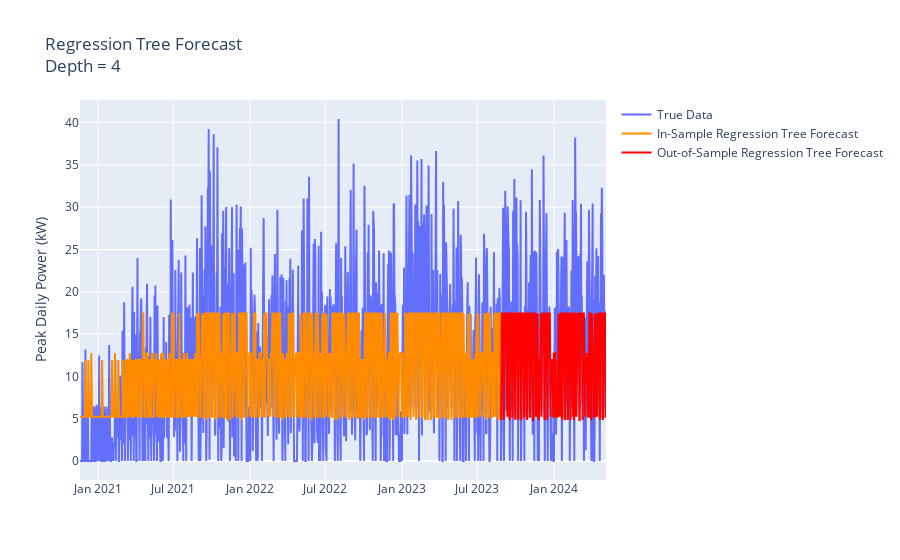

Notebook cell for this chart:
### Markdown cell above
#### Best Regularized Tree Model

Here we used our found $\alpha$ value to create a regression tree.

### Code cell
# Create regressor object
reg_regressor = DecisionTreeRegressor(ccp_alpha=best_alpha)

# Fit and predict model
reg_regressor.fit(X_train, Y_train)

dtree_test_predictions = reg_regressor.predict(X_test)

fig = go.Figure()
fig.add_trace(
    go.Scatter(x = dailydemand.index , y = dailydemand["peak_power_kW"], name = "True Data", hovertext=dailydemand["day"])
)
fig.add_trace(
    go.Scatter(x = X_train.index, y = reg_regressor.predict(X_train) , name = "In-Sample Regression Tree Forecast" , line= {"color":"#FF8C00"},hovertext=dailydemand["day"])
)
fig.add_trace(
    go.Scatter(x = X_test.index,
               y = dtree_test_predictions, name = "Out-of-Sample Regression Tree Forecast" , line= {"color":"Red"}, hovertext=dailydemand["day"].loc[dailydemand.index >= test.index[0]])
)
fig.update_layout({"title" : f"Regression Tree Forecast<br>Depth = {reg_regressor.get_depth()}" , "yaxis_title" : "Peak Daily Power (kW)"})
fig.show()
print(f'Train Set RMSE: {root_mean_squared_error(Y_train, reg_regressor.predict(X_train))} kW')
print(f'Test Set RMSE: {root_mean_squared_error(Y_test, dtree_test_predictions)} kW')

### Figure 1 — Plotly figure (JSON) as saved in the notebook; plotly's stock layout.template omitted (floating-point values rounded to 4 significant figures; data arrays with more than 128 entries replaced by an {"elided": "..."} marker saying what was removed)
{"data": [{"hovertext": {"elided": "1264 str values"}, "name": "True Data", "type": "scatter", "x": {"elided": "1264 str values"}, "y": {"elided": "1264 float values"}}, {"hovertext": {"elided": "1264 str values"}, "line": {"color": "#FF8C00"}, "name": "In-Sample Regression Tree Forecast", "type": "scatter", "x": {"elided": "1011 str values"}, "y": {"elided": "1011 float values"}}, {"hovertext": {"elided": "253 str values"}, "line": {"color": "Red"}, "name": "Out-of-Sample Regression Tree Forecast", "type": "scatter", "x": {"elided": "253 str values"}, "y": {"elided": "253 float values"}}], "layout": {"title": {"text": "Regression Tree Forecast<br>Depth = 4"}, "yaxis": {"title": {"text": "Peak Daily Power (kW)"}}}}
